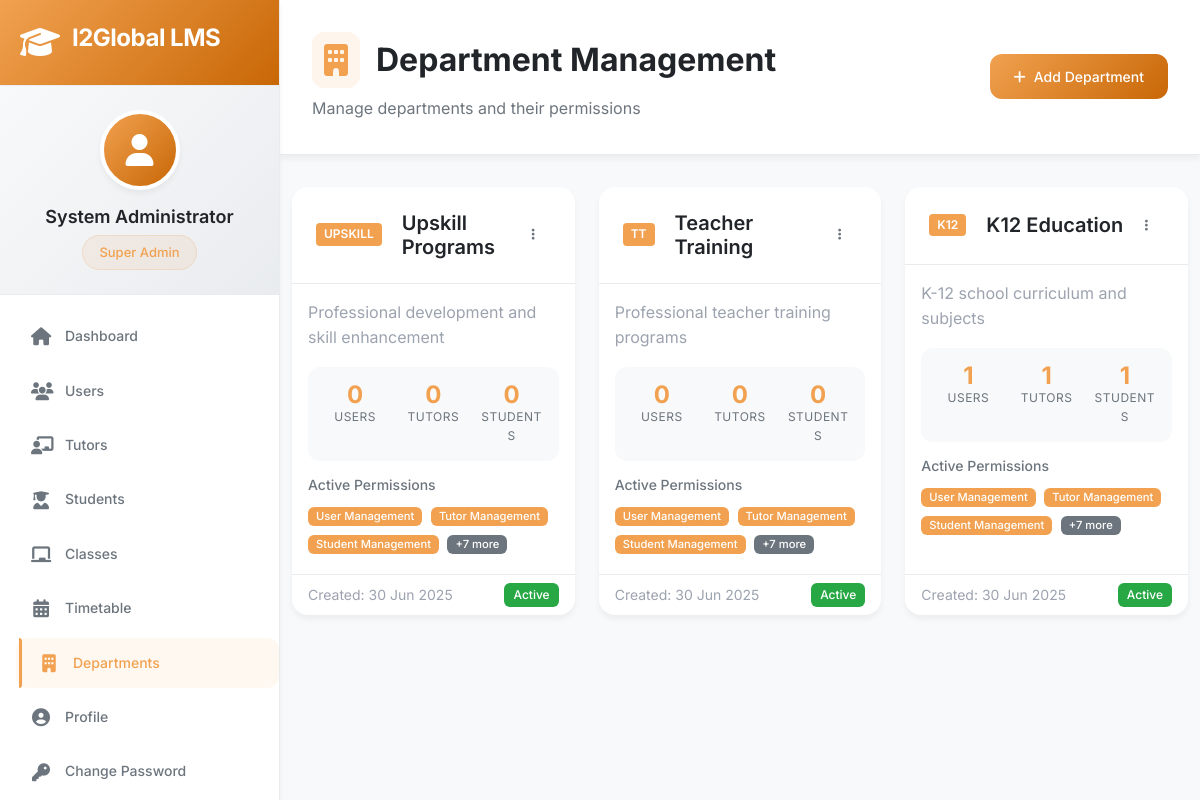
/admin/departments (signed in), run on an earlier commit of the app's database.
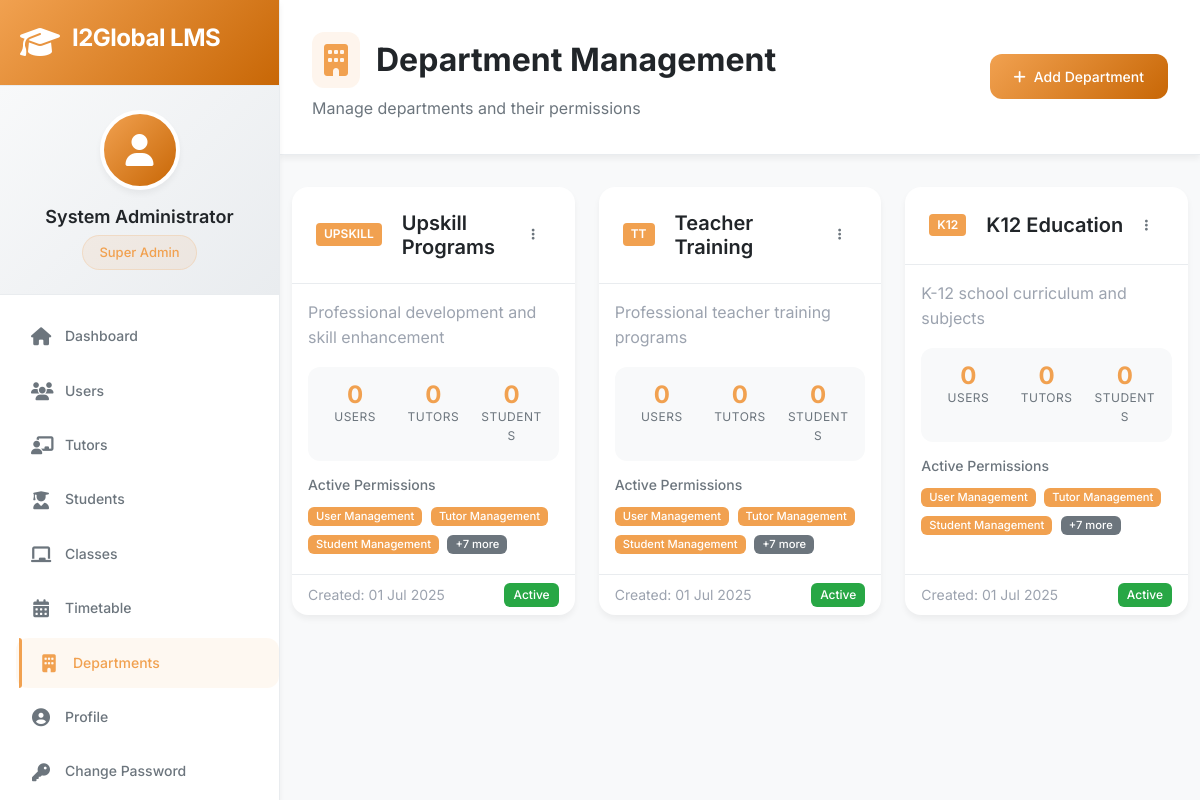
And on a later commit of the database.
### app/models/department.py (models this page shows, shortened)
class Department(db.Model):
    __tablename__ = 'departments'
    id = db.Column(db.Integer, primary_key=True)
    name = db.Column(db.String(50), unique=True, nullable=False)
    code = db.Column(db.String(10), unique=True, nullable=False)  # K12, TT, UPSKILL
    description = db.Column(db.Text)
    permissions = db.Column(db.Text)  # JSON string of permissions
    is_active = db.Column(db.Boolean, default=True)
    created_at = db.Column(db.DateTime, default=datetime.utcnow)
    created_by = db.Column(db.Integer, db.ForeignKey('users.id'))
    settings = db.Column(db.Text)  # JSON string for department-specific settings
    def get_permissions(self):
        if self.permissions:
            try:
                return json.loads(self.permissions)
            except:
                return []
        return []
    def get_user_count(self):
        from app.models.user import User
        return User.query.filter_by(department_id=self.id, is_active=True).count()
    def get_tutor_count(self):
        from app.models.user import User
        return User.query.filter_by(
            department_id=self.id,
            role='tutor',
            is_active=True
        ).count()
    def get_student_count(self):
        from app.models.student import Student
        return Student.query.filter_by(
            department_id=self.id,
            is_active=True
        ).count()

### app/routes/admin.py (the view)
@bp.route('/departments')
@login_required
@admin_required
def departments():
    departments = Department.query.order_by(Department.created_at.desc()).all()
    return render_template('admin/departments.html', departments=departments)

### app/models/user.py (called while the page is built, shortened)
@login.user_loader
def load_user(user_id):
    return User.query.get(int(user_id))

    def has_permission(self, permission):
        if self.role == 'superadmin':
            return True

    def get_role_display(self):
        role_map = {
            'superadmin': 'Super Admin',
            'admin': 'Admin',
            'coordinator': 'Coordinator',
            'tutor': 'Tutor'
        }
        return role_map.get(self.role, self.role.title())

### app/routes/admin.py (called while the page is built)
def admin_required(f):
    @wraps(f)
    def decorated_function(*args, **kwargs):
        if current_user.role not in ['superadmin', 'admin', 'coordinator']:
            flash('Access denied. Insufficient permissions.', 'error')
            return redirect(url_for('dashboard.index'))
        return f(*args, **kwargs)
    return decorated_function

### app/templates/admin/departments.html (shortened to what the changed rows need)
{% extends "base.html" %}
{% block content %}
<div class="page-header">
    <div class="d-flex justify-content-between align-items-center">
        <div>
            <h1 class="page-title">
                <i class="fas fa-building"></i>
                Department Management
            </h1>
        </div>
    </div>
</div>
<div class="container-fluid">
    <div class="row g-4">
        {% for department in departments %}
        <div class="col-lg-4 col-md-6">
            <div class="card department-card h-100">
                <div class="card-header">
                    <div class="d-flex justify-content-between align-items-center">
                        <h5 class="card-title mb-0">
                            <span class="dept-code">{{ department.code }}</span>
                            {{ department.name }}
                        </h5>
                        <div class="dropdown">
                            <button class="btn btn-sm btn-outline-secondary" type="button"
                                    data-bs-toggle="dropdown" aria-expanded="false">
                                <i class="fas fa-ellipsis-v"></i>
                            </button>
                        </div>
                    </div>
                </div>
                <div class="card-body">
                    <p class="text-muted mb-3">{{ department.description or 'No description available' }}</p>
                    <div class="dept-stats">
                        <div class="row g-3">
                            <div class="col-4">
                                <div class="stat-item">
                                    <div class="stat-value">{{ department.get_user_count() }}</div>
                                    <div class="stat-label">Users</div>
                                </div>
                            </div>
                            <div class="col-4">
                                <div class="stat-item">
                                    <div class="stat-value">{{ department.get_tutor_count() }}</div>
                                    <div class="stat-label">Tutors</div>
                                </div>
                            </div>
                            <div class="col-4">
                                <div class="stat-item">
                                    <div class="stat-value">{{ department.get_student_count() }}</div>
                                    <div class="stat-label">Students</div>
                                </div>
                            </div>
                        </div>
                    </div>
                    <div class="permissions-preview mt-3">
                        <h6 class="mb-2">Active Permissions</h6>
                        <div class="permission-tags">
                            {% for permission in department.get_permissions()[:3] %}
                            <span class="badge badge-primary me-1 mb-1">{{ permission|replace('_', ' ')|title }}</span>
                            {% endfor %}
                            {% if department.get_permissions()|length > 3 %}
                            <span class="badge badge-secondary">+{{ department.get_permissions()|length - 3 }} more</span>
                            {% endif %}
                        </div>
                    </div>
                </div>
                <div class="card-footer">
                    <div class="d-flex justify-content-between align-items-center">
                        <small class="text-muted">
                            Created: {{ department.created_at.strftime('%d %b %Y') if department.created_at else 'N/A' }}
                        </small>
                        <span class="badge badge-{{ 'success' if department.is_active else 'danger' }}">
                            {{ 'Active' if department.is_active else 'Inactive' }}
                        </span>
                    </div>
                </div>
            </div>
        </div>
        {% endfor %}
    </div>
</div>
{% endblock %}

What changed in the data, as far as the page shows it:
changed Department "Upskill Programs": created_at "30 Jun 2025" → "01 Jul 2025"
changed Department "Teacher Training": created_at "30 Jun 2025" → "01 Jul 2025"
changed Department "K12 Education": get_user_count "1" → "0"; get_tutor_count "1" → "0"; get_student_count "1" → "0"; created_at "30 Jun 2025" → "01 Jul 2025"
